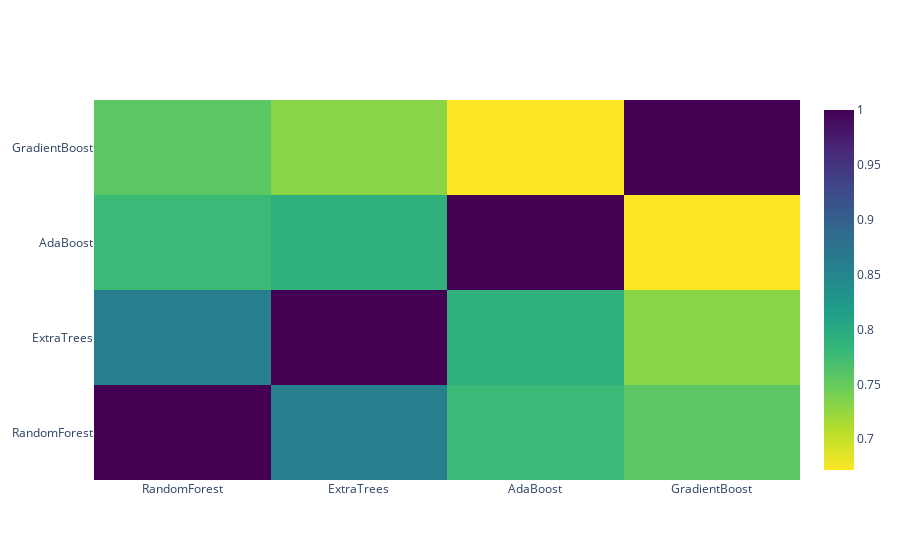

This figure's notebook cell:
### Markdown cell above
##### Correlation Heatmap of the Second Level Training set

### Code cell
data = [
    go.Heatmap(
        z = base_predictions_train.astype(float).corr().values,
        x = base_predictions_train.columns.values,
        y = base_predictions_train.columns.values,
        colorscale = 'Viridis',
        showscale = True,
        reversescale = True
    )
]
py.iplot(data, filename = 'labelled-hearmap')

### Figure 1 — Plotly figure (JSON) as saved in the notebook; plotly's stock layout.template omitted (floating-point values rounded to 4 significant figures)
{"data": [{"colorscale": [[0, "#440154"], [0.1111, "#482878"], [0.2222, "#3e4989"], [0.3333, "#31688e"], [0.4444, "#26828e"], [0.5556, "#1f9e89"], [0.6667, "#35b779"], [0.7778, "#6ece58"], [0.8889, "#b5de2b"], [1, "#fde725"]], "reversescale": true, "showscale": true, "type": "heatmap", "x": ["RandomForest", "ExtraTrees", "AdaBoost", "GradientBoost"], "y": ["RandomForest", "ExtraTrees", "AdaBoost", "GradientBoost"], "z": [[1, 0.8584, 0.7776, 0.7579], [0.8584, 1, 0.791, 0.7311], [0.7776, 0.791, 1, 0.6719], [0.7579, 0.7311, 0.6719, 1]]}], "layout": {}}
